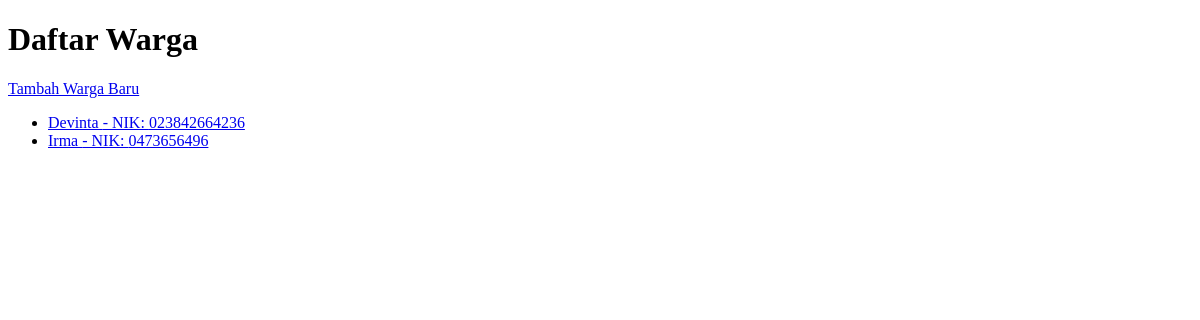
/warga/, run on an earlier commit of the app's database.
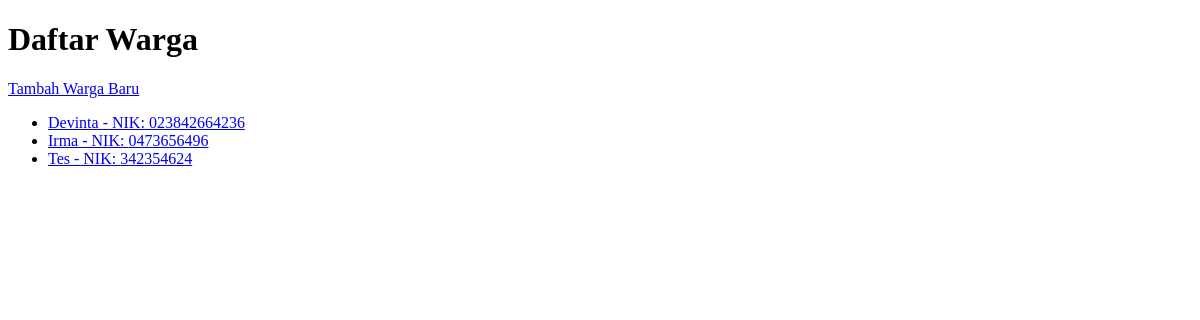
And on a later commit of the database.
### warga/models.py (models this page shows, shortened)
class Warga(models.Model):
    nik = models.CharField(max_length=16, unique=True, verbose_name="Nomor Induk Kependudukan")
    nama_lengkap = models.CharField(max_length=100, verbose_name="Nama Lengkap")
    alamat = models.TextField(verbose_name="Alamat Tinggal")
    no_telepon = models.CharField(max_length=15, blank=True, verbose_name="Nomor Telepon")
    tanggal_registrasi = models.DateTimeField(auto_now_add=True)

### warga/views.py (the view)
# urls.py: path('', WargaListView.as_view(), name='warga-list'),
class WargaListView(ListView):
    model = Warga

### warga/templates/warga/warga_list.html (shortened to what this page needs)
<!DOCTYPE html>
<html>
<head>
</head>
<body>
    <h1>Daftar Warga</h1>
    <a href="{% url 'warga-tambah' %}">Tambah Warga Baru</a>
    <ul>
        {% for warga in object_list %}
            <li><a href="{% url 'warga-detail' warga.pk %}">{{ warga.nama_lengkap }} - NIK: {{ warga.nik }}</a></li>
        {% empty %}
            <li>Belum ada data warga yang terdaftar.</li>
        {% endfor %}
    </ul>
</body>
</html>

What changed in the data, as far as the page shows it:
added Warga: nama_lengkap "Tes", nik "342354624"
